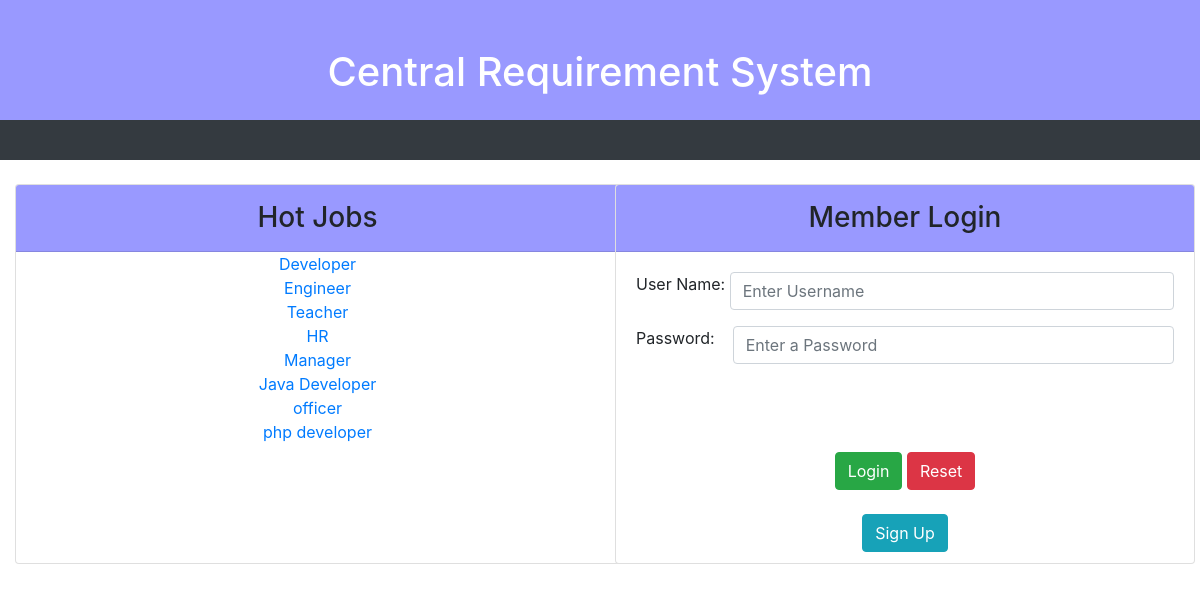
The app's page /Project/Index.php with its own data.
### tables this page shows
CREATE TABLE `crsjobsopen` (
  `JobID` int(10) NOT NULL,
  `Title` text NOT NULL,
  `Category` text NOT NULL,
  `Qualification` text NOT NULL,
  `Skills` text NOT NULL,
  `Experience` text NOT NULL,
  `Place` text NOT NULL,
  `Salary` text NOT NULL,
  `nVacant` int(3) NOT NULL,
  `IsScheduled` int(1) NOT NULL
);

### Project/Index.php (the view, shortened to what this page needs)
<?php
  include 'config/conn.php';
?>
<!DOCTYPE html>
<html lang="en">
<html>
<head>
  <link rel="stylesheet" href="https://maxcdn.bootstrapcdn.com/bootstrap/4.5.2/css/bootstrap.min.css">
</head>
</head>
<body >
	<div class="container-fluid">
   <div class="row">
        <div class="col" style="background-color:#9999ff; height:120px; color:white;"><br><br><h1><center>Central Requirement System</center></h1></div>
   </div></div>
<nav class="navbar-expand-sm bg-dark" style="height:40px;">
</nav>
<br>
<div class="container-fluid">
    <div class="row">
      <div class="col-sm-6">
              <div class="card" style="height:380px;width:605px;background-color:white; ">
                <h3 class= "card-header text-center text-black p-3" style="background-color:#9999ff;">Hot Jobs</h3>
               <?php
                    $query = "SELECT * FROM crsjobsopen";
                    $result = mysqli_query($conn, $query);
                    $r = mysqli_num_rows($result);
                    if($r > 0){
                    while ($row = mysqli_fetch_assoc($result)) {
                    $job_id = $row['JobID'];
                    $title = $row['Title'];
                    echo "<tr>
                          <td><center><a href='Hot Jobs.php?id=$job_id' class='card-link'> $title </a></td>
                          </tr></center>
                    ";
                    }
                    }
                  ?>
        </div>
      </div>
      <div class="col-sm-6">
              <div class="card" style="height:380px; width:580px;background-color:white;">
        <h3 class= "card-header text-center text-black p-3" style="background-color:#9999ff" >Member Login</h3>
                <div class="card-body">
                 <form action="index.php" method="POST">
                    <div class="input-group mb-3">
                       User Name:&nbsp;
                        <input type="text" class="form-control"  id="uname" placeholder="Enter Username" name="usrnm" pattern="[a-zA-Z][a-zA-Z ]+[a-zA-Z]$" title="Only letters" required>
                    </div>
                    <div class="input-group mb-3">
                        Password:&nbsp;&nbsp;&nbsp;&nbsp;
                        <input type="password" class="form-control"  id="pwd" placeholder="Enter a Password" name="pswd" pattern="(?=.*\d)(?=.*[a-z])(?=.*[A-Z]).{8,}" title="Combination of Small and capital letter character,no and 8 digit" required>
                    </div>
               <br><br><br>
              <div class="text-center">
                <button type="submit" class="btn btn-success" name="login">Login</button>
                <button type="reset" class="btn btn-danger">Reset</button>
              </div>
              <br>
              <div class="text-center">
                <a href="registration.php"><button type="button" class="btn btn-info">Sign Up</button></a>
              </div>
            </form>
            <br>
          </div>
          </div>
        </div>
    </div>
  </div>
</body>
</html>

### records on screen
crsjobsopen: Title "Developer"
crsjobsopen: Title "Engineer"
crsjobsopen: Title "Teacher"
crsjobsopen: Title "HR"
crsjobsopen: Title "Manager"
crsjobsopen: Title "Java Developer"
crsjobsopen: Title "officer"
crsjobsopen: Title "php developer"
